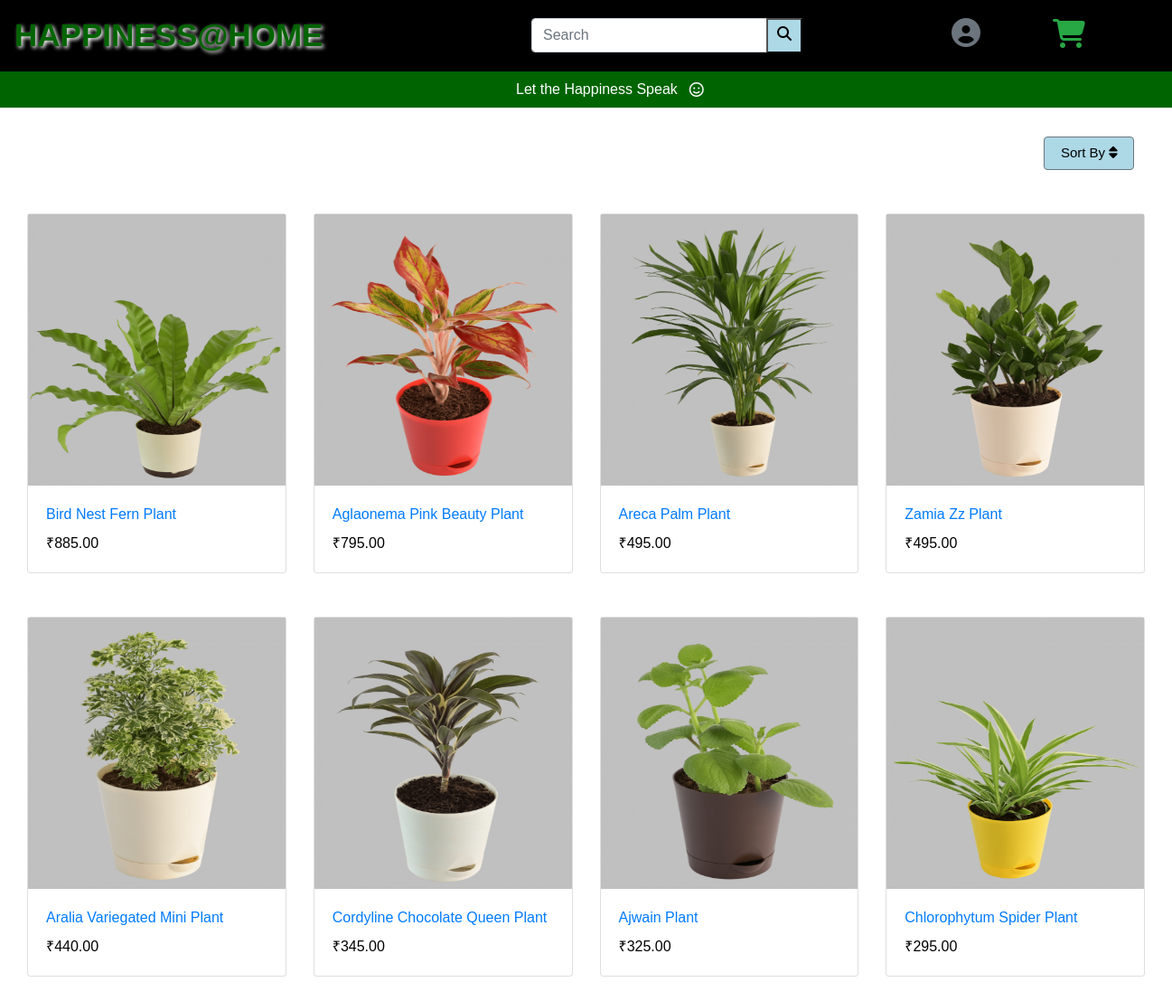
The app's page /sort_high_to_low with its own data.
### plant/models.py (models this page shows, shortened)
class Product(models.Model) :
    name = models.CharField(max_length = 200, null = True)
    price = models.DecimalField(max_digits = 7, decimal_places = 2, null = True)
    image = models.ImageField(null = True, blank = True)
    image1 = models.ImageField(null = True, blank = True)
    image2 = models.ImageField(null = True, blank = True)
    @property
    def imageURL(self):
        try :
            url = self.image.url
        except :
            url = ''
        return url

### plant/views.py (the view)
# urls.py: path('sort_high_to_low', views.sort_high_to_low, name = 'sort_high_to_low'),
def sort_high_to_low(request):
    if request.user.is_authenticated:
        customer = request.user.customer
        products = Product.objects.order_by('-price')
        order = Order.objects.get(customer = customer,complete = False)
        cartItems = order.get_cart_quantity
    else:
        products = Product.objects.order_by('-price')
        cartItems = ''
    context = {
    'products':products,
    'cartItems' : cartItems
    }
    return render(request,'plant/home.html',context)

### plant/templates/plant/home.html (shortened to what this page needs)
{% extends "plant/base.html" %}
{% load static %}
{% block content %}
<link rel="stylesheet" type="text/css" href="{% static 'css/style_home2.css' %}" >
<div id = "services" class="jumbotron jumbotron-fluid">
  <p class = "d-flex justify-content-center p-2  pr-5 sm-12" id = "happiness">
    Let the Happiness Speak &nbsp <i class="far fa-smile p-1"></i>
  </p>
  <div id = "dropdown" class="dropdown pt-3">
    <button class="btn btn-secondary" type="button" id="dropdownMenuButton" data-toggle="dropdown" aria-haspopup="true" aria-expanded="false">
      Sort By&nbsp<i class="fas fa-sort"></i>
    </button>
  </div>
          <div class="container-fluid">
            <div class="row">
              {% for product in products %}
              <div id = "project_card" class="col-md-3 sm-6 sm-6 pt-5">
                <div id = "card_box" class="card">
                  <a href="{% url 'plants' product.id %}">
                    <img id ="card_image"  alt=".." src="{{product.imageURL}}"></a>
                  <div class="card-body">
                    <a id = "sub_heading"  href ="{% url 'plants' product.id %}" class="card-title">{{product.name}}</a>
                    <p id = "amount" class="card-text pt-2">₹{{product.price}}</p>
                  </div>
                </div>
              </div>
              {% endfor %}
            </div>
          </div>
        </div>
{% endblock %}

### static/css/style_base.css (style rules this page uses)
html { scroll-behavior: smooth; }
body { font-family: 'Trebuchet MS', 'Lucida Sans Unicode', 'Lucida Grande', 'Lucida Sans', Arial, sans-serif; overflow-x: hidden; height: 100%; }

### static/css/style_home2.css (style rules this page uses)
html body { margin: 0px; color:black; background-color: white; }
#card_image { width:100%; height:300px; background-color: silver; }
#services { margin: 0px; background-color: white; }
#dropdown { margin-left: 90%; }
#dropdownMenuButton { width:100px; background-color: lightblue; font-size: 15px; color:black; }
#happiness { background-color: darkgreen; height:40px; width:110%; margin-left: -15px; margin-top: -9px; text-align: center; color:white; font-family: 'Trebuchet MS','Lucida Sans Unicode', 'Lucida Grande', 'Lucida Sans', Arial, sans-serif; }

### records on screen
Product: imageURL (picture), name "Bird Nest Fern Plant", price "885.00"
Product: imageURL (picture), name "Aglaonema Pink Beauty Plant", price "795.00"
Product: imageURL (picture), name "Areca Palm Plant", price "495.00"
Product: imageURL (picture), name "Zamia Zz Plant", price "495.00"
Product: imageURL (picture), name "Aralia Variegated Mini Plant", price "440.00"
Product: imageURL (picture), name "Cordyline Chocolate Queen Plant", price "345.00"
Product: imageURL (picture), name "Ajwain Plant", price "325.00"
Product: imageURL (picture), name "Chlorophytum Spider Plant", price "295.00"
